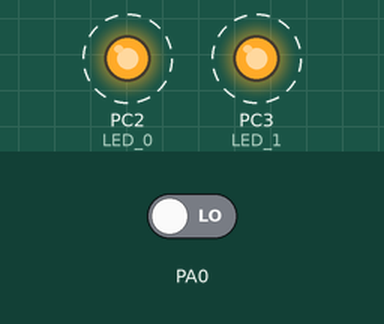
Bench run of a program on a simulated STM32 Blue Pill. On the bench: output pins drawn as LEDs (lit = HIGH). Dashed ring = blinking. The test bench sets the inputs (shaded band); at power-on: PA0 LOW. What the program prints to the serial monitor is not drawn.

Above: at 3.9 s.
5.1 s: PA0 driven HIGH
Timing chart, 0 to 14.1 s (numbered marks = the images above; inputs shaded):
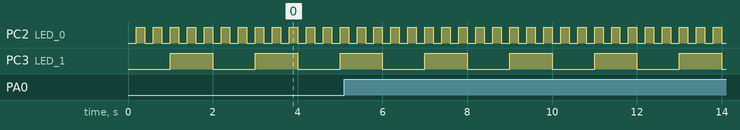

Measured:
- by itself, PC2 (LED_0): alternates HIGH for 0.20 s and LOW for 0.20 s
- by itself, PC3 (LED_1): alternates HIGH for 1.0 s and LOW for 1.0 s

The program:

main.cpp
```cpp
#include <Arduino.h>
#include <STM32FreeRTOS.h>


// for 野火 STM32-MINI
#define LED_0 PC_2
#define LED_1 PC_3
#define LED_ON LOW
#define LED_OFF HIGH
#define BUTTON PA_0

SemaphoreHandle_t sem;

static void LedBlinkTask1(void *pvParameters)
{
    const TickType_t xDelay = 200 / portTICK_PERIOD_MS;
    while (1) {
        digitalWrite(LED_0, LED_ON);
        vTaskDelay(xDelay);
        digitalWrite(LED_0, LED_OFF);
        vTaskDelay(xDelay);
    }
}

static void LedBlinkTask2(void *pvParameters)
{
    const TickType_t xDelay = 1000 / portTICK_PERIOD_MS;
    while (1) {
        digitalWrite(LED_1, LED_ON);
        vTaskDelay(xDelay);
        digitalWrite(LED_1, LED_OFF);
        vTaskDelay(xDelay);
    }
}

static void SerialTask(void *pvParameters)
{
    while (1) {
        xSemaphoreTake(sem, portMAX_DELAY);
        Serial.println("Key pressed");
    }
}

static void ButtonPressISR()
{
    BaseType_t xHigherPriorityTaskWoken;
    xHigherPriorityTaskWoken = pdFALSE;

    xSemaphoreGiveFromISR(sem, &xHigherPriorityTaskWoken);

    portYIELD_FROM_ISR(xHigherPriorityTaskWoken);
}

void setup()
{
    Serial.begin(115200);
    pinMode(LED_0, OUTPUT);
    pinMode(LED_1, OUTPUT);

    Serial.println("Starting...");

    sem = xSemaphoreCreateBinary();
    attachInterrupt(digitalPinToInterrupt(BUTTON), ButtonPressISR, RISING);

    xTaskCreate(LedBlinkTask1,
                "blink1",
                configMINIMAL_STACK_SIZE,
                NULL,
                tskIDLE_PRIORITY + 3,
                NULL);

    xTaskCreate(LedBlinkTask2,
                "blink2",
                configMINIMAL_STACK_SIZE,
                NULL,
                tskIDLE_PRIORITY + 2,
                NULL);

    xTaskCreate(SerialTask,
                "serial",
                configMINIMAL_STACK_SIZE,
                NULL,
                tskIDLE_PRIORITY + 1,
                NULL);

    vTaskStartScheduler();

    Serial.println("Die");
    while (1) {
    };
}

void loop()
{
}
```
